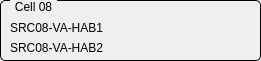
  <widget class="QGroupBox" name="GBCell8">
   <property name="geometry">
    <rect>
     <x>290</x>
     <y>230</y>
     <width>261</width>
     <height>61</height>
    </rect>
   </property>
   <property name="styleSheet">
    <string notr="true">QGroupBox {
    border: 1px solid black;
    border-radius: 5px;
    margin-top: 0.5em;
}

QGroupBox::title {
    subcontrol-origin: margin;
    left: 10px;
    padding: 0 3px 0 3px;
}</string>
   </property>
   <property name="title">
    <string>Cell 08</string>
   </property>
   <property name="checkable">
    <bool>false</bool>
   </property>
   <widget class="QLabel" name="label_19">
    <property name="geometry">
     <rect>
      <x>10</x>
      <y>20</y>
      <width>121</width>
      <height>16</height>
     </rect>
    </property>
    <property name="text">
     <string>SRC08-VA-HAB1</string>
    </property>
   </widget>
   <widget class="QLabel" name="label_40">
    <property name="geometry">
     <rect>
      <x>10</x>
      <y>40</y>
      <width>121</width>
      <height>16</height>
     </rect>
    </property>
    <property name="text">
     <string>SRC08-VA-HAB2</string>
    </property>
   </widget>
   <widget class="QESimpleShape" name="ledSRC8HAB1S2">
    <property name="geometry">
     <rect>
      <x>220</x>
      <y>20</y>
      <width>16</width>
      <height>16</height>
     </rect>
    </property>
    <property name="shape">
     <enum>QSimpleShape::circle</enum>
    </property>
    <property name="colour0" stdset="0">
     <color>
      <red>60</red>
      <green>20</green>
      <blue>20</blue>
     </color>
    </property>
    <property name="colour1" stdset="0">
     <color>
      <red>240</red>
      <green>5</green>
      <blue>5</blue>
     </color>
    </property>
    <property name="variable" stdset="0">
     <string>SRC$(v1)-VA-HAB1-FLS2:isInterlock</string>
    </property>
    <property name="variableSubstitutions" stdset="0">
     <string>v1=08</string>
    </property>
    <property name="edgeAlarmStateOption" stdset="0">
     <enum>QESimpleShape::Never</enum>
    </property>
    <property name="displayAlarmStateOption" stdset="0">
     <enum>QESimpleShape::Never</enum>
    </property>
   </widget>
   <widget class="QESimpleShape" name="ledSRC8HAB1S1">
    <property name="geometry">
     <rect>
      <x>150</x>
      <y>20</y>
      <width>16</width>
      <height>16</height>
     </rect>
    </property>
    <property name="shape">
     <enum>QSimpleShape::circle</enum>
    </property>
    <property name="colour0" stdset="0">
     <color>
      <red>60</red>
      <green>20</green>
      <blue>20</blue>
     </color>
    </property>
    <property name="colour1" stdset="0">
     <color>
      <red>240</red>
      <green>5</green>
      <blue>5</blue>
     </color>
    </property>
    <property name="flash0" stdset="0">
     <bool>false</bool>
    </property>
    <property name="flash1" stdset="0">
     <bool>false</bool>
    </property>
    <property name="variable" stdset="0">
     <string>SRC$(v1)-VA-HAB1-FLS1:isInterlock</string>
    </property>
    <property name="variableSubstitutions" stdset="0">
     <string>v1=08</string>
    </property>
    <property name="edgeAlarmStateOption" stdset="0">
     <enum>QESimpleShape::Never</enum>
    </property>
    <property name="displayAlarmStateOption" stdset="0">
     <enum>QESimpleShape::Never</enum>
    </property>
   </widget>
   <widget class="QESimpleShape" name="ledSRC8HAB2S2">
    <property name="geometry">
     <rect>
      <x>220</x>
      <y>40</y>
      <width>16</width>
      <height>16</height>
     </rect>
    </property>
    <property name="shape">
     <enum>QSimpleShape::circle</enum>
    </property>
    <property name="colour0" stdset="0">
     <color>
      <red>60</red>
      <green>20</green>
      <blue>20</blue>
     </color>
    </property>
    <property name="colour1" stdset="0">
     <color>
      <red>240</red>
      <green>5</green>
      <blue>5</blue>
     </color>
    </property>
    <property name="variable" stdset="0">
     <string>SRC$(v1)-VA-HAB2-FLS2:isInterlock</string>
    </property>
    <property name="variableSubstitutions" stdset="0">
     <string>v1=08</string>
    </property>
    <property name="edgeAlarmStateOption" stdset="0">
     <enum>QESimpleShape::Never</enum>
    </property>
    <property name="displayAlarmStateOption" stdset="0">
     <enum>QESimpleShape::Never</enum>
    </property>
   </widget>
   <widget class="QESimpleShape" name="ledSRC8HAB2S1">
    <property name="geometry">
     <rect>
      <x>150</x>
      <y>40</y>
      <width>16</width>
      <height>16</height>
     </rect>
    </property>
    <property name="shape">
     <enum>QSimpleShape::circle</enum>
    </property>
    <property name="colour0" stdset="0">
     <color>
      <red>60</red>
      <green>20</green>
      <blue>20</blue>
     </color>
    </property>
    <property name="colour1" stdset="0">
     <color>
      <red>240</red>
      <green>5</green>
      <blue>5</blue>
     </color>
    </property>
    <property name="flash0" stdset="0">
     <bool>false</bool>
    </property>
    <property name="flash1" stdset="0">
     <bool>false</bool>
    </property>
    <property name="variable" stdset="0">
     <string>SRC$(v1)-VA-HAB2-FLS1:isInterlock</string>
    </property>
    <property name="variableSubstitutions" stdset="0">
     <string>v1=08</string>
    </property>
    <property name="edgeAlarmStateOption" stdset="0">
     <enum>QESimpleShape::Never</enum>
    </property>
    <property name="displayAlarmStateOption" stdset="0">
     <enum>QESimpleShape::Never</enum>
    </property>
   </widget>
  </widget>
